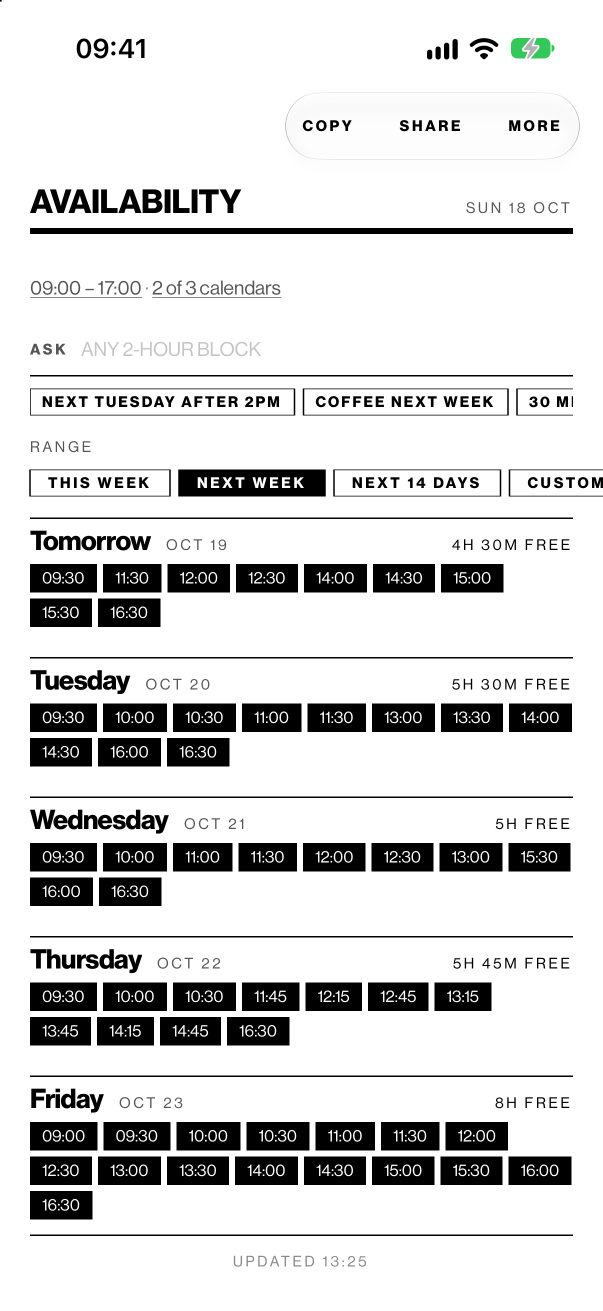
#> input picture appstore/2.1/raw/01-main.png, 1206 x 2622 px (shown at 1/2 size)
$ python inset_header.py ../appstore/2.1/raw/01-main.png ../appstore/2.1/raw/02-link.png out.png
#> lines starting #> are read from the running program, lines starting #| are printed output that depends on the picture
"""Shrink an App Store header into the area an iPhone actually shows.

The product page on iPhone crops about 8% off each side of the 3840x1646
header, so artwork that runs close to the edges loses its first letters.
This scales the artwork to 89% and centres it on the same background,
leaving about 11% clear on each side.

    uv run --with pillow python scripts/inset_header.py in.png out.png [preview.png]

The optional preview stacks the before and after as an iPhone crops them.
"""
import sys

from PIL import Image

SCALE = 0.89
IPHONE_CROP = 0.082  # share of the width hidden on each side, measured on device

src, out = sys.argv[1:3]
im = Image.open(src).convert("RGB")
W, H = im.size
#> W = 1206; H = 2622
small = im.resize((round(W * SCALE), round(H * SCALE)), Image.LANCZOS)
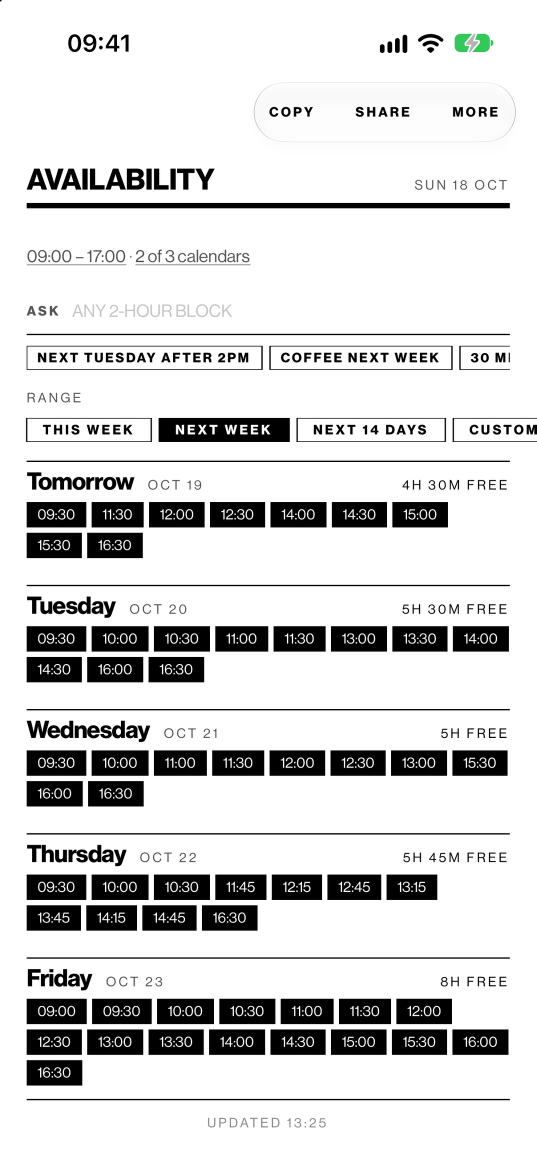
#> small: PIL image 1073x2334 RGB (shown at 1/2 size); mean R, G, B 214.6, 214.7, 214.6
canvas = Image.new("RGB", (W, H), im.getpixel((5, 5)))
#> canvas: PIL image 1206x2622 RGB; every value is 255
canvas.paste(small, ((W - small.width) // 2, (H - small.height) // 2))
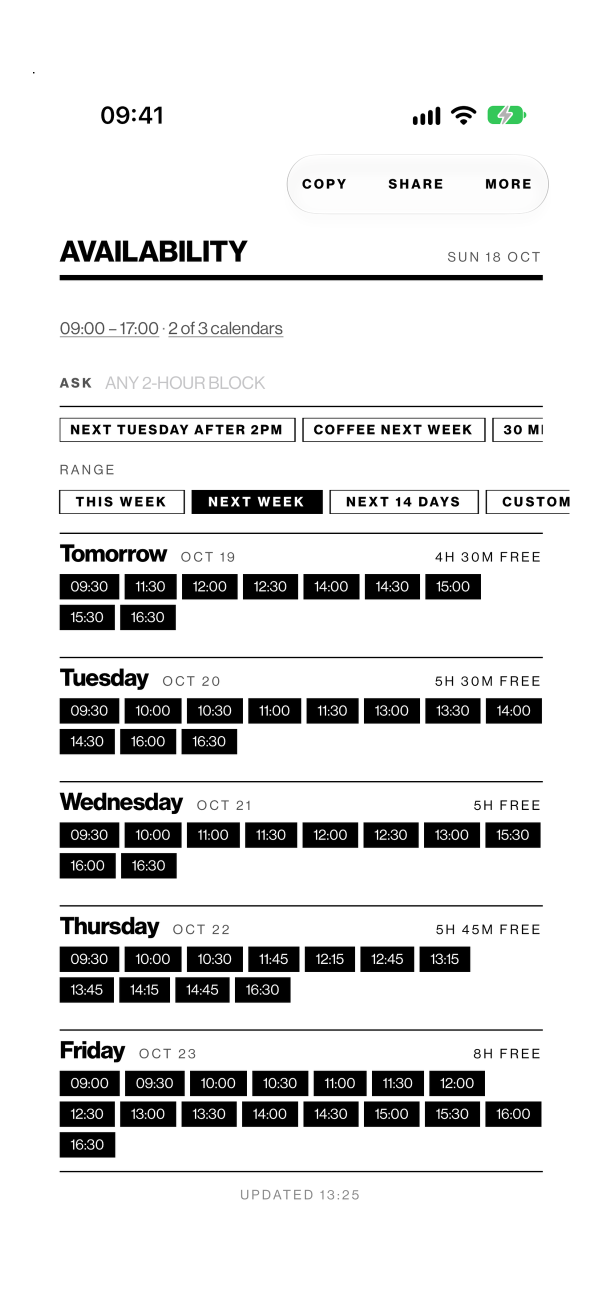
#> canvas: PIL image 1206x2622 RGB (shown at 1/2 size); mean R, G, B 223, 223.1, 223
canvas.save(out, optimize=True)

if len(sys.argv) > 3:
    m = round(W * IPHONE_CROP)
#> m = 99
    before, after = im.crop((m, 0, W - m, H)), canvas.crop((m, 0, W - m, H))
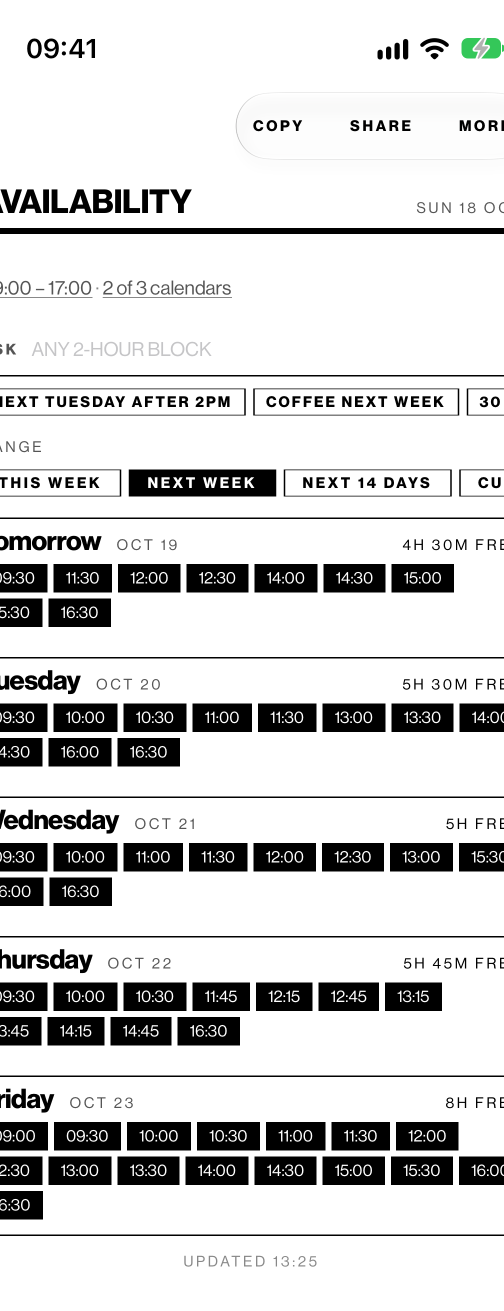
#> before: PIL image 1008x2622 RGB (shown at 1/2 size); mean R, G, B 210.7, 210.8, 210.7
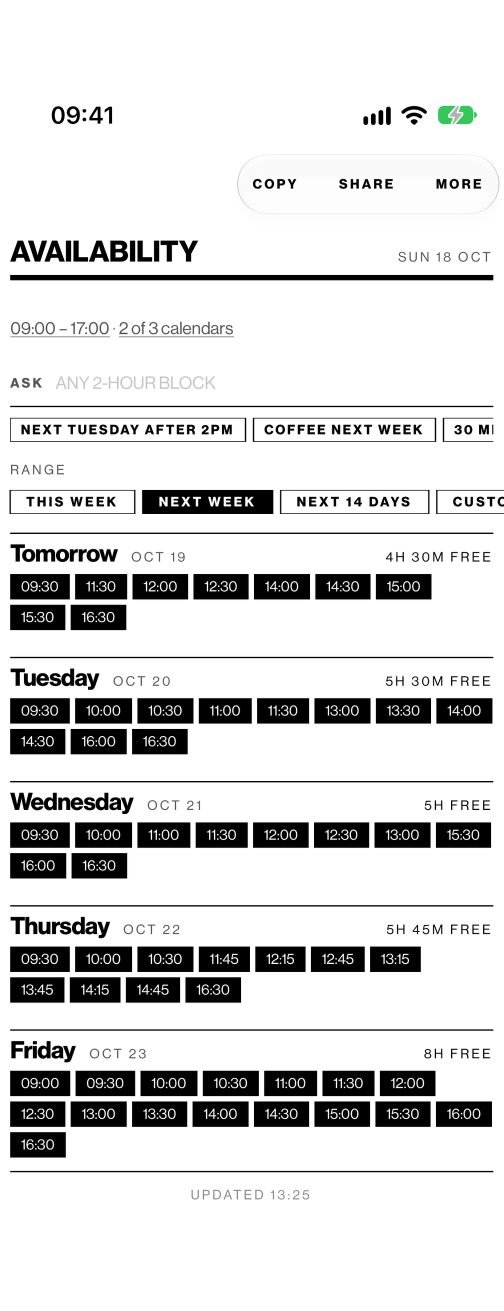
#> after: PIL image 1008x2622 RGB (shown at 1/2 size); mean R, G, B 216.7, 216.8, 216.8
    pad = 60
    sheet = Image.new("RGB", (before.width + 2 * pad, before.height * 2 + 3 * pad), (40, 40, 44))
    sheet.paste(before, (pad, pad))
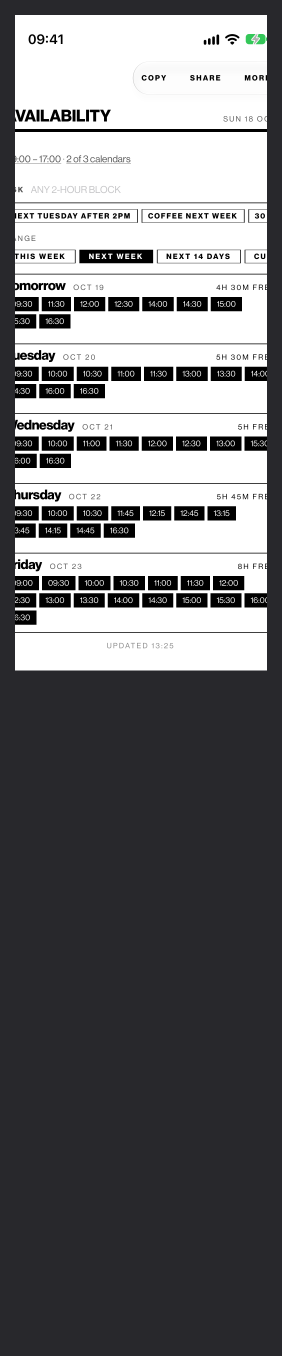
#> sheet: PIL image 1128x5424 RGB (shown at 1/4 size); mean R, G, B 113.7, 113.8, 116
    sheet.paste(after, (pad, before.height + 2 * pad))
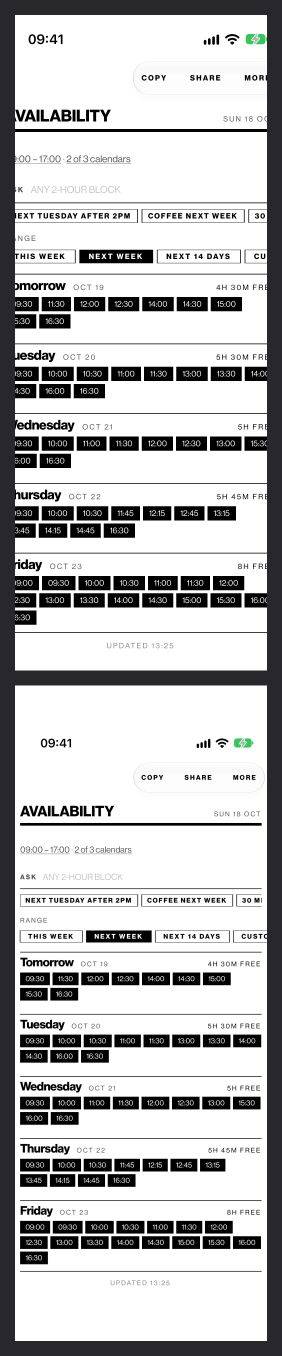
#> sheet: PIL image 1128x5424 RGB (shown at 1/4 size); mean R, G, B 190.1, 190.2, 190.6
    sheet.save(sys.argv[3])

$ run again, on appstore/2.1/raw/03-clip.png
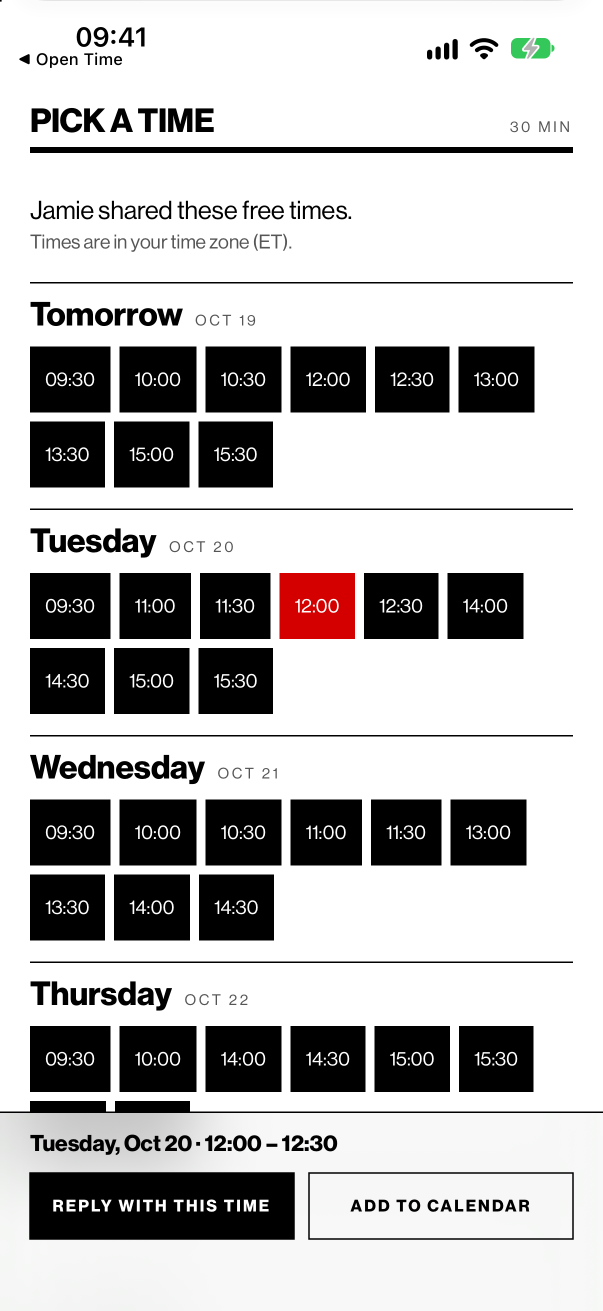
#> input picture appstore/2.1/raw/03-clip.png, 1206 x 2622 px (shown at 1/2 size)
#> `before, after = im.crop((m, 0, W - m, H)), canvas.crop((m, 0, W - m, H))`:
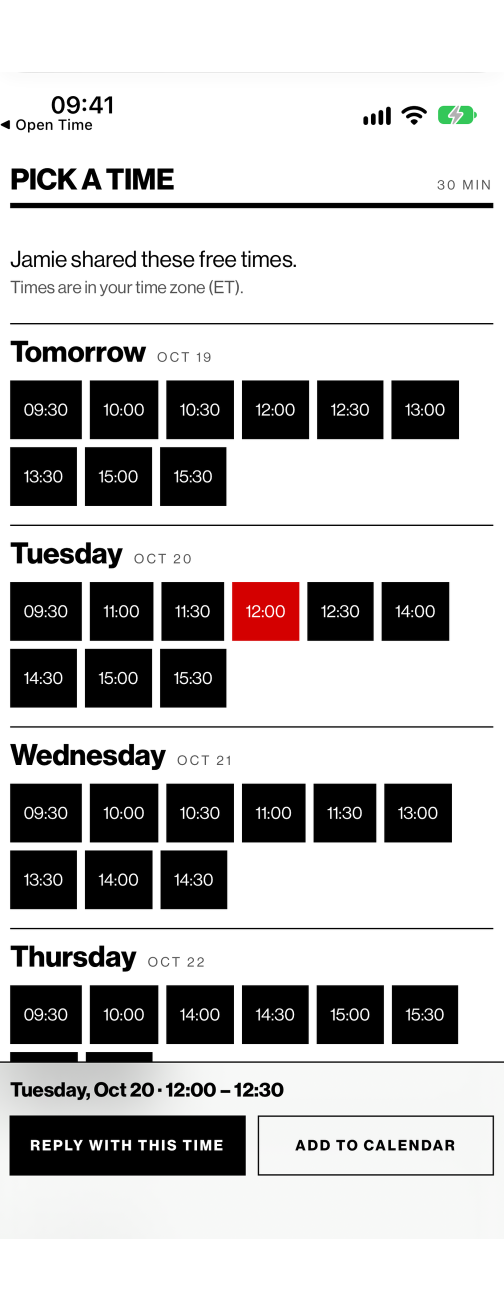
#> after: PIL image 1008x2622 RGB (shown at 1/2 size); mean R, G, B 193.1, 192.1, 191.9
#> `sheet.paste(after, (pad, before.height + 2 * pad))`:
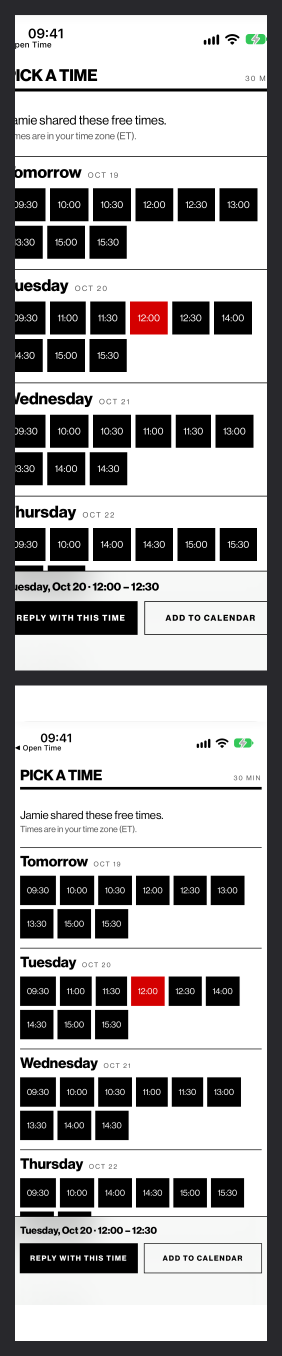
#> sheet: PIL image 1128x5424 RGB (shown at 1/4 size); mean R, G, B 167.4, 166.4, 166.8

$ run again, on appstore/2.1/raw/04-calendars.png
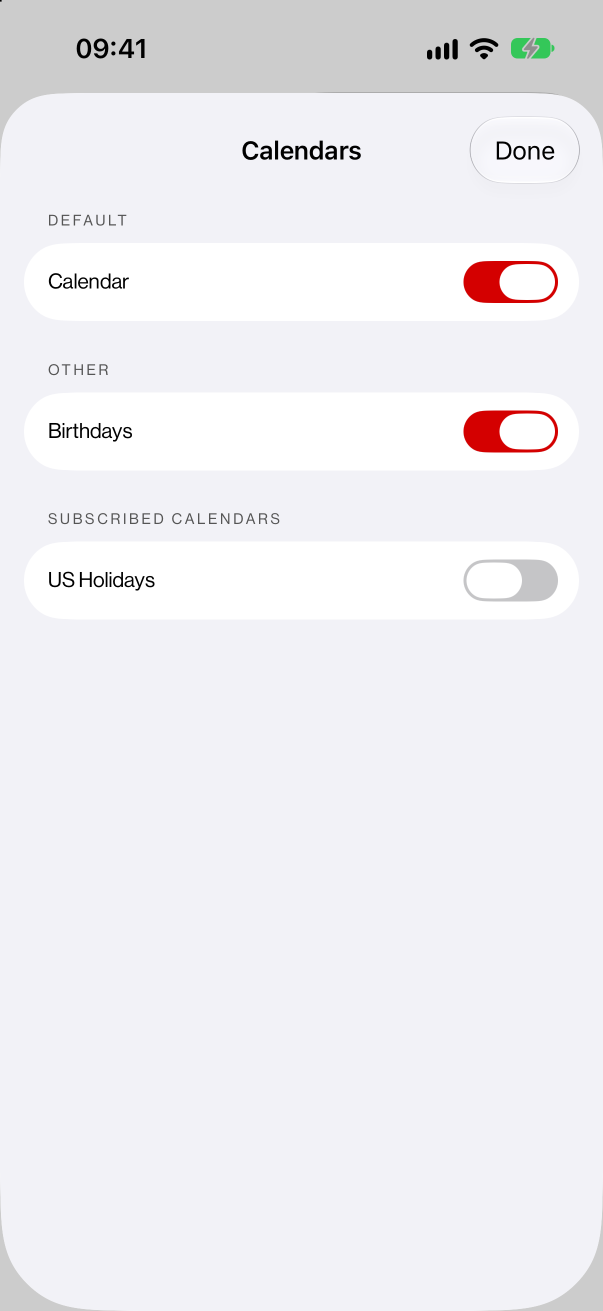
#> input picture appstore/2.1/raw/04-calendars.png, 1206 x 2622 px (shown at 1/2 size)
#> `before, after = im.crop((m, 0, W - m, H)), canvas.crop((m, 0, W - m, H))`:
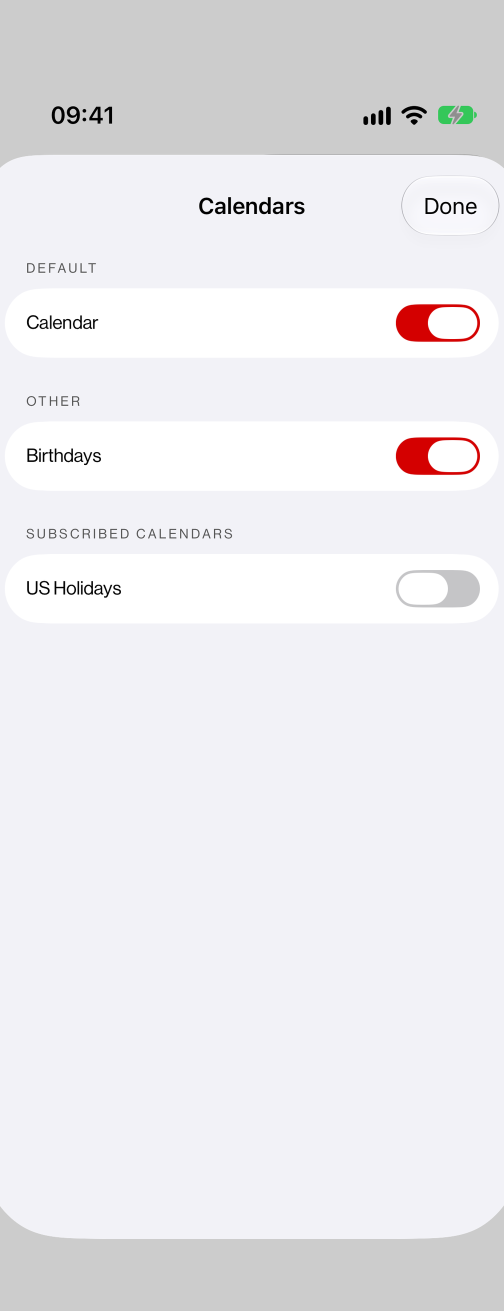
#> after: PIL image 1008x2622 RGB (shown at 1/2 size); mean R, G, B 235.7, 234.8, 238.1
#> `sheet.paste(after, (pad, before.height + 2 * pad))`:
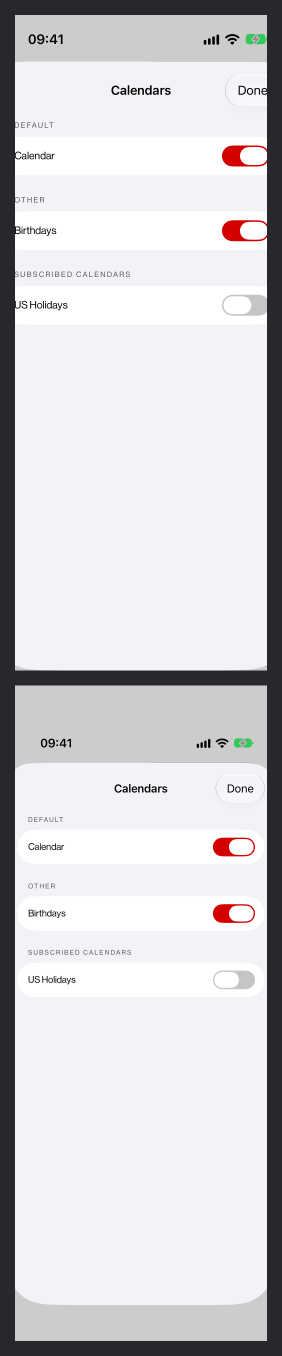
#> sheet: PIL image 1128x5424 RGB (shown at 1/4 size); mean R, G, B 210.7, 209.9, 213.5

$ run again, on appstore/2.1/raw/05-busy.png
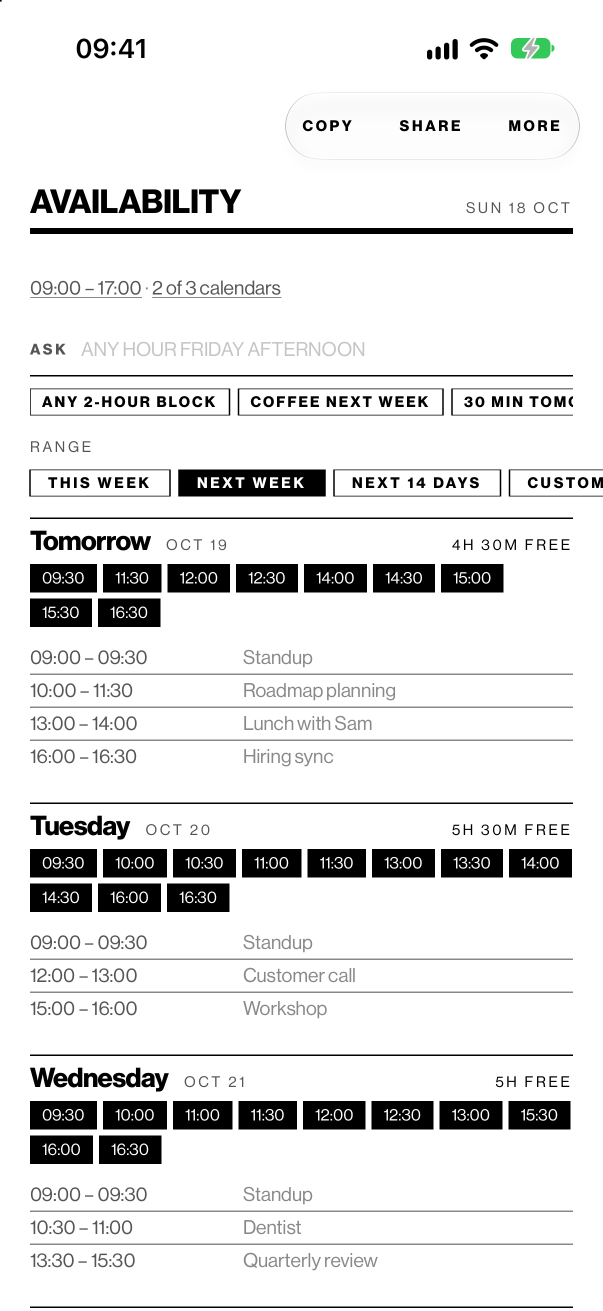
#> input picture appstore/2.1/raw/05-busy.png, 1206 x 2622 px (shown at 1/2 size)
#> `before, after = im.crop((m, 0, W - m, H)), canvas.crop((m, 0, W - m, H))`:
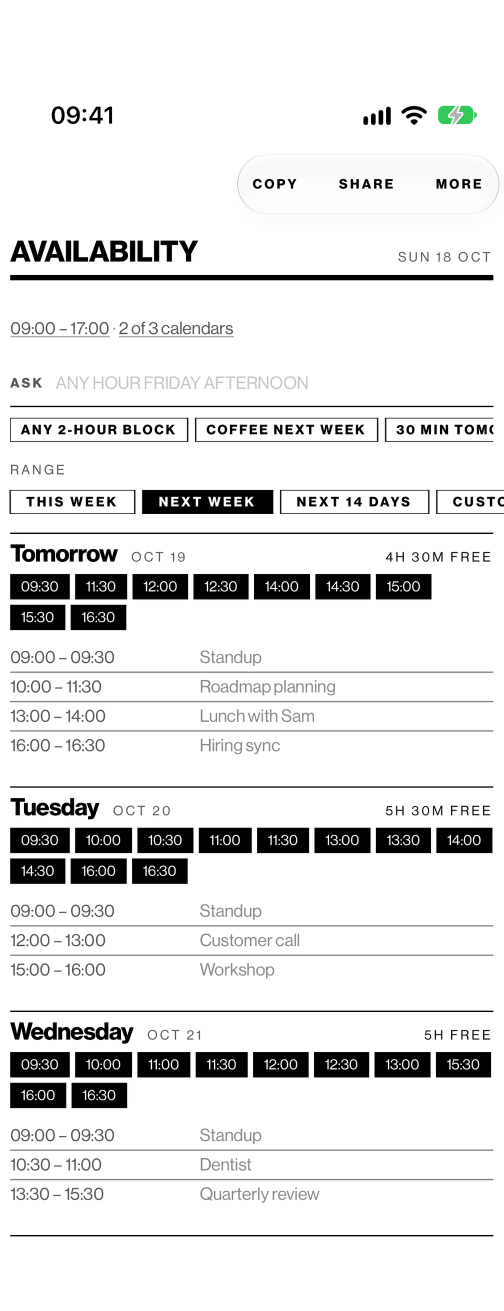
#> after: PIL image 1008x2622 RGB (shown at 1/2 size); mean R, G, B 229.2, 229.3, 229.2
#> `sheet.paste(after, (pad, before.height + 2 * pad))`:
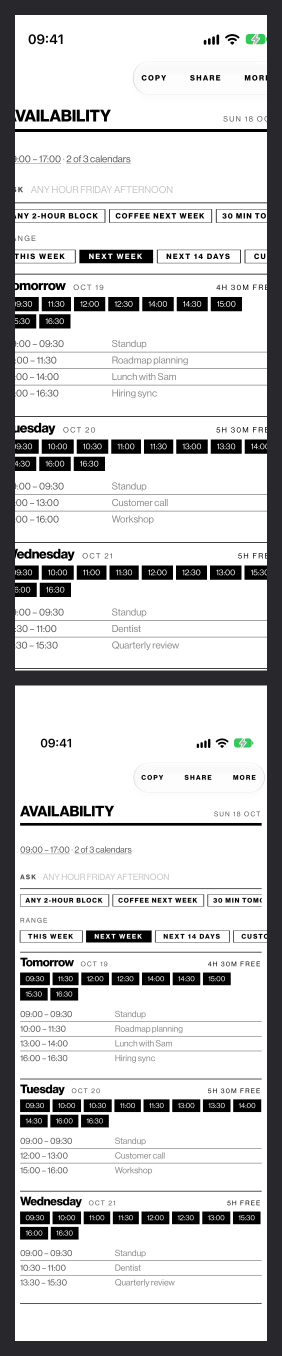
#> sheet: PIL image 1128x5424 RGB (shown at 1/4 size); mean R, G, B 201.8, 201.9, 202.4
